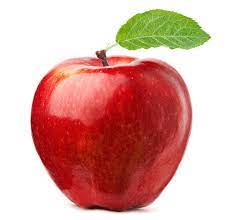
#> input picture find_dominant_color/test_image.jpg, 229 x 220 px, given in place of the camera
$ python edge_detection.py
#> lines starting #> are read from the running program, lines starting #| are printed output that depends on the picture; after the words box and inside, x2 and y2 are one past the last pixel; in counts of white or black regions, pixels touching at a corner belong together
# import the necessary packages
import cv2

# define a video capture object
vid = cv2.VideoCapture(0)

i = 0
while (True):
    i = i + 1
    # Capture the video frame by frame
    ret, img = vid.read()
#> img is the input picture: shape (220, 229, 3); mean B, G, R 159.5, 167.2, 217.4
    rgb = cv2.cvtColor(src=img, code=cv2.COLOR_BGR2RGB)
    gray = cv2.cvtColor(img, cv2.COLOR_BGR2GRAY)
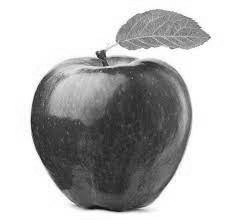
#> gray: shape (220, 229); min 13, max 255, mean 181.3
    blurred = cv2.GaussianBlur(gray, (5, 5), 0)
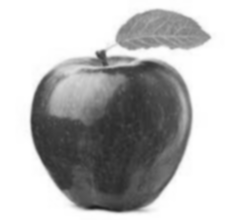
#> blurred: shape (220, 229); min 32, max 255, mean 181.3
    canny = cv2.Canny(blurred, 30, 150)
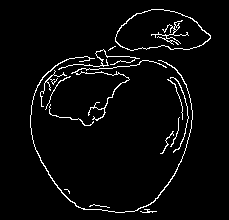
#> canny: shape (220, 229); 3.8% white in thin lines or dots, all inside (x1, y1, x2, y2) = (30, 9, 211, 213)
    cv2.imwrite(r"edge_" + str(i) + r".jpg", canny)
    cv2.imshow('Face Mesh', canny)
    # cv2.waitKey()

    # the 'q' button is set as the
    # quitting button you may use any
    # desired button of your choice
    if cv2.waitKey(1) & 0xFF == ord('q'):
#> (key q is pressed here)
        break

# After the loop release the cap object
vid.release()
